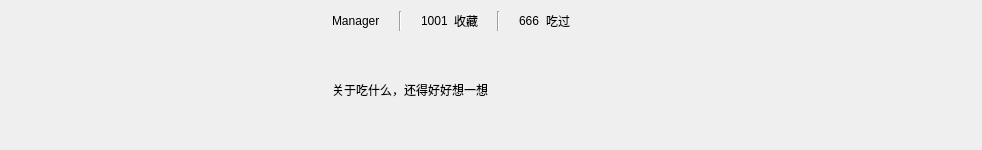
  <widget class="CardWidget" name="CardWidget">
   <property name="geometry">
    <rect>
     <x>20</x>
     <y>110</y>
     <width>982</width>
     <height>141</height>
    </rect>
   </property>
   <layout class="QHBoxLayout" name="horizontalLayout_5">
    <item>
     <spacer name="horizontalSpacer_9">
      <property name="orientation">
       <enum>Qt::Horizontal</enum>
      </property>
      <property name="sizeHint" stdset="0">
       <size>
        <width>26</width>
        <height>20</height>
       </size>
      </property>
     </spacer>
    </item>
    <item>
     <layout class="QHBoxLayout" name="horizontalLayout_4">
      <item>
       <widget class="ImageLabel" name="ImageLabel">
        <property name="sizePolicy">
         <sizepolicy hsizetype="Fixed" vsizetype="Fixed">
          <horstretch>0</horstretch>
          <verstretch>0</verstretch>
         </sizepolicy>
        </property>
        <property name="minimumSize">
         <size>
          <width>128</width>
          <height>128</height>
         </size>
        </property>
        <property name="maximumSize">
         <size>
          <width>128</width>
          <height>128</height>
         </size>
        </property>
        <property name="pixmap">
         <pixmap resource="../picture_set/pic.qrc">:/user.png</pixmap>
        </property>
        <property name="scaledContents">
         <bool>true</bool>
        </property>
       </widget>
      </item>
      <item>
       <spacer name="horizontalSpacer_8">
        <property name="orientation">
         <enum>Qt::Horizontal</enum>
        </property>
        <property name="sizeHint" stdset="0">
         <size>
          <width>40</width>
          <height>20</height>
         </size>
        </property>
       </spacer>
      </item>
      <item>
       <layout class="QVBoxLayout" name="verticalLayout_4">
        <item>
         <layout class="QHBoxLayout" name="horizontalLayout_3">
          <item>
           <layout class="QHBoxLayout" name="horizontalLayout_2">
            <item>
             <widget class="BodyLabel" name="UserName">
              <property name="text">
               <string>Manager</string>
              </property>
              <property name="pixelFontSize" stdset="0">
               <number>24</number>
              </property>
             </widget>
            </item>
            <item>
             <spacer name="horizontalSpacer_2">
              <property name="orientation">
               <enum>Qt::Horizontal</enum>
              </property>
              <property name="sizeHint" stdset="0">
               <size>
                <width>13</width>
                <height>17</height>
               </size>
              </property>
             </spacer>
            </item>
            <item>
             <widget class="Line" name="line_2">
              <property name="orientation">
               <enum>Qt::Vertical</enum>
              </property>
             </widget>
            </item>
            <item>
             <spacer name="horizontalSpacer_3">
              <property name="orientation">
               <enum>Qt::Horizontal</enum>
              </property>
              <property name="sizeHint" stdset="0">
               <size>
                <width>13</width>
                <height>17</height>
               </size>
              </property>
             </spacer>
            </item>
            <item>
             <widget class="BodyLabel" name="favouriteNum">
              <property name="text">
               <string>1001</string>
              </property>
              <property name="pixelFontSize" stdset="0">
               <number>20</number>
              </property>
             </widget>
            </item>
            <item>
             <widget class="BodyLabel" name="BodyLabel">
              <property name="text">
               <string>收藏</string>
              </property>
              <property name="pixelFontSize" stdset="0">
               <number>20</number>
              </property>
             </widget>
            </item>
            <item>
             <spacer name="horizontalSpacer_4">
              <property name="orientation">
               <enum>Qt::Horizontal</enum>
              </property>
              <property name="sizeHint" stdset="0">
               <size>
                <width>13</width>
                <height>17</height>
               </size>
              </property>
             </spacer>
            </item>
            <item>
             <widget class="Line" name="line_3">
              <property name="orientation">
               <enum>Qt::Vertical</enum>
              </property>
             </widget>
            </item>
            <item>
             <spacer name="horizontalSpacer_5">
              <property name="orientation">
               <enum>Qt::Horizontal</enum>
              </property>
              <property name="sizeHint" stdset="0">
               <size>
                <width>13</width>
                <height>17</height>
               </size>
              </property>
             </spacer>
            </item>
            <item>
             <widget class="BodyLabel" name="eatenNum">
              <property name="text">
               <string>666</string>
              </property>
              <property name="pixelFontSize" stdset="0">
               <number>20</number>
              </property>
             </widget>
            </item>
            <item>
             <widget class="BodyLabel" name="BodyLabel_4">
              <property name="text">
               <string>吃过</string>
              </property>
              <property name="pixelFontSize" stdset="0">
               <number>20</number>
              </property>
             </widget>
            </item>
            <item>
             <spacer name="horizontalSpacer_6">
              <property name="orientation">
               <enum>Qt::Horizontal</enum>
              </property>
              <property name="sizeHint" stdset="0">
               <size>
                <width>13</width>
                <height>17</height>
               </size>
              </property>
             </spacer>
            </item>
           </layout>
          </item>
          <item>
           <spacer name="horizontalSpacer_7">
            <property name="orientation">
             <enum>Qt::Horizontal</enum>
            </property>
            <property name="sizeHint" stdset="0">
             <size>
              <width>388</width>
              <height>20</height>
             </size>
            </property>
           </spacer>
          </item>
         </layout>
        </item>
        <item>
         <spacer name="verticalSpacer">
          <property name="orientation">
           <enum>Qt::Vertical</enum>
          </property>
          <property name="sizeHint" stdset="0">
           <size>
            <width>20</width>
            <height>68</height>
           </size>
          </property>
         </spacer>
        </item>
        <item>
         <widget class="CaptionLabel" name="signatureLable">
          <property name="text">
           <string>关于吃什么，还得好好想一想</string>
          </property>
          <property name="pixelFontSize" stdset="0">
           <number>18</number>
          </property>
         </widget>
        </item>
        <item>
         <spacer name="verticalSpacer_4">
          <property name="orientation">
           <enum>Qt::Vertical</enum>
          </property>
          <property name="sizeType">
           <enum>QSizePolicy::Fixed</enum>
          </property>
          <property name="sizeHint" stdset="0">
           <size>
            <width>20</width>
            <height>40</height>
           </size>
          </property>
         </spacer>
        </item>
       </layout>
      </item>
     </layout>
    </item>
   </layout>
  </widget>
